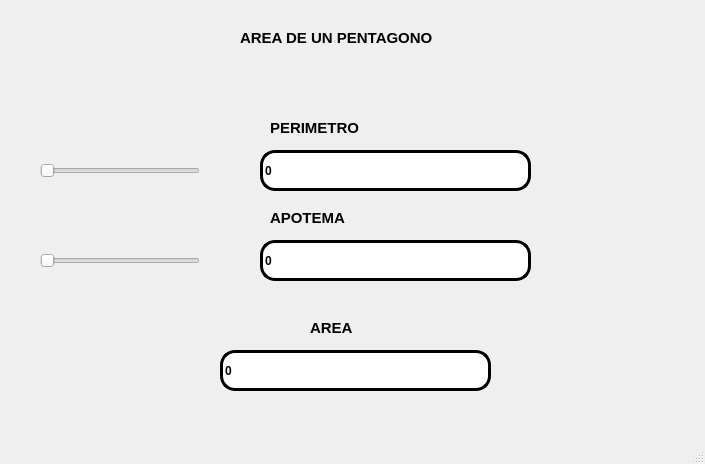
<?xml version="1.0" encoding="UTF-8"?>
<ui version="4.0">
 <class>MainWindow</class>
 <widget class="QMainWindow" name="MainWindow">
  <property name="geometry">
   <rect>
    <x>0</x>
    <y>0</y>
    <width>705</width>
    <height>464</height>
   </rect>
  </property>
  <property name="windowTitle">
   <string>MainWindow</string>
  </property>
  <widget class="QWidget" name="centralwidget">
   <widget class="QLabel" name="label">
    <property name="geometry">
     <rect>
      <x>0</x>
      <y>0</y>
      <width>161</width>
      <height>71</height>
     </rect>
    </property>
    <property name="styleSheet">
     <string notr="true"/>
    </property>
    <property name="text">
     <string/>
    </property>
    <property name="pixmap">
     <pixmap resource="../../archivos/recursos.qrc">:/Ejercicios/escudo_imagotipoUAT.png</pixmap>
    </property>
    <property name="scaledContents">
     <bool>true</bool>
    </property>
   </widget>
   <widget class="QLabel" name="label_2">
    <property name="geometry">
     <rect>
      <x>520</x>
      <y>-10</y>
      <width>161</width>
      <height>91</height>
     </rect>
    </property>
    <property name="styleSheet">
     <string notr="true"/>
    </property>
    <property name="text">
     <string/>
    </property>
    <property name="pixmap">
     <pixmap resource="../../archivos/recursos.qrc">:/Logos/fians.png</pixmap>
    </property>
    <property name="scaledContents">
     <bool>true</bool>
    </property>
   </widget>
   <widget class="QLabel" name="label_4">
    <property name="geometry">
     <rect>
      <x>270</x>
      <y>120</y>
      <width>101</width>
      <height>16</height>
     </rect>
    </property>
    <property name="font">
     <font>
      <pointsize>11</pointsize>
      <weight>75</weight>
      <bold>true</bold>
     </font>
    </property>
    <property name="text">
     <string>PERIMETRO</string>
    </property>
   </widget>
   <widget class="QLineEdit" name="txt_perimetro">
    <property name="geometry">
     <rect>
      <x>260</x>
      <y>150</y>
      <width>271</width>
      <height>41</height>
     </rect>
    </property>
    <property name="font">
     <font>
      <weight>75</weight>
      <italic>false</italic>
      <bold>true</bold>
      <underline>false</underline>
      <strikeout>false</strikeout>
      <stylestrategy>PreferDefault</stylestrategy>
     </font>
    </property>
    <property name="tabletTracking">
     <bool>false</bool>
    </property>
    <property name="layoutDirection">
     <enum>Qt::LeftToRight</enum>
    </property>
    <property name="styleSheet">
     <string notr="true">border: 3px solid black;
border-radius: 15px;</string>
    </property>
    <property name="text">
     <string>0</string>
    </property>
   </widget>
   <widget class="QSlider" name="horizontalSlider">
    <property name="geometry">
     <rect>
      <x>40</x>
      <y>160</y>
      <width>160</width>
      <height>22</height>
     </rect>
    </property>
    <property name="orientation">
     <enum>Qt::Horizontal</enum>
    </property>
   </widget>
   <widget class="QLineEdit" name="txt_apotema">
    <property name="geometry">
     <rect>
      <x>260</x>
      <y>240</y>
      <width>271</width>
      <height>41</height>
     </rect>
    </property>
    <property name="font">
     <font>
      <weight>75</weight>
      <italic>false</italic>
      <bold>true</bold>
      <underline>false</underline>
      <strikeout>false</strikeout>
      <stylestrategy>PreferDefault</stylestrategy>
     </font>
    </property>
    <property name="tabletTracking">
     <bool>false</bool>
    </property>
    <property name="layoutDirection">
     <enum>Qt::LeftToRight</enum>
    </property>
    <property name="styleSheet">
     <string notr="true">border: 3px solid black;
border-radius: 15px;</string>
    </property>
    <property name="text">
     <string>0</string>
    </property>
   </widget>
   <widget class="QLabel" name="label_5">
    <property name="geometry">
     <rect>
      <x>270</x>
      <y>210</y>
      <width>81</width>
      <height>16</height>
     </rect>
    </property>
    <property name="font">
     <font>
      <pointsize>11</pointsize>
      <weight>75</weight>
      <bold>true</bold>
     </font>
    </property>
    <property name="text">
     <string>APOTEMA</string>
    </property>
   </widget>
   <widget class="QLabel" name="label_6">
    <property name="geometry">
     <rect>
      <x>240</x>
      <y>30</y>
      <width>331</width>
      <height>16</height>
     </rect>
    </property>
    <property name="font">
     <font>
      <pointsize>11</pointsize>
      <weight>75</weight>
      <bold>true</bold>
     </font>
    </property>
    <property name="text">
     <string>AREA DE UN PENTAGONO</string>
    </property>
   </widget>
   <widget class="QLabel" name="label_7">
    <property name="geometry">
     <rect>
      <x>510</x>
      <y>300</y>
      <width>191</width>
      <height>131</height>
     </rect>
    </property>
    <property name="text">
     <string/>
    </property>
    <property name="textFormat">
     <enum>Qt::AutoText</enum>
    </property>
    <property name="pixmap">
     <pixmap resource="../../archivos/recursos.qrc">:/Ejercicios/56f38-batman-logo-png-transparent-free.png</pixmap>
    </property>
    <property name="scaledContents">
     <bool>true</bool>
    </property>
    <property name="wordWrap">
     <bool>false</bool>
    </property>
   </widget>
   <widget class="QLineEdit" name="txt_area">
    <property name="geometry">
     <rect>
      <x>220</x>
      <y>350</y>
      <width>271</width>
      <height>41</height>
     </rect>
    </property>
    <property name="font">
     <font>
      <weight>75</weight>
      <italic>false</italic>
      <bold>true</bold>
      <underline>false</underline>
      <strikeout>false</strikeout>
      <stylestrategy>PreferDefault</stylestrategy>
     </font>
    </property>
    <property name="tabletTracking">
     <bool>false</bool>
    </property>
    <property name="layoutDirection">
     <enum>Qt::LeftToRight</enum>
    </property>
    <property name="styleSheet">
     <string notr="true">border: 3px solid black;
border-radius: 15px;</string>
    </property>
    <property name="text">
     <string>0</string>
    </property>
   </widget>
   <widget class="QLabel" name="label_8">
    <property name="geometry">
     <rect>
      <x>310</x>
      <y>320</y>
      <width>81</width>
      <height>16</height>
     </rect>
    </property>
    <property name="font">
     <font>
      <pointsize>11</pointsize>
      <weight>75</weight>
      <bold>true</bold>
     </font>
    </property>
    <property name="text">
     <string>AREA</string>
    </property>
   </widget>
   <widget class="QSlider" name="horizontalSlider_2">
    <property name="geometry">
     <rect>
      <x>40</x>
      <y>250</y>
      <width>160</width>
      <height>22</height>
     </rect>
    </property>
    <property name="orientation">
     <enum>Qt::Horizontal</enum>
    </property>
   </widget>
  </widget>
  <widget class="QMenuBar" name="menubar">
   <property name="geometry">
    <rect>
     <x>0</x>
     <y>0</y>
     <width>705</width>
     <height>21</height>
    </rect>
   </property>
  </widget>
  <widget class="QStatusBar" name="statusbar"/>
 </widget>
 <resources>
  <include location="../../archivos/recursos.qrc"/>
 </resources>
 <connections/>
</ui>
